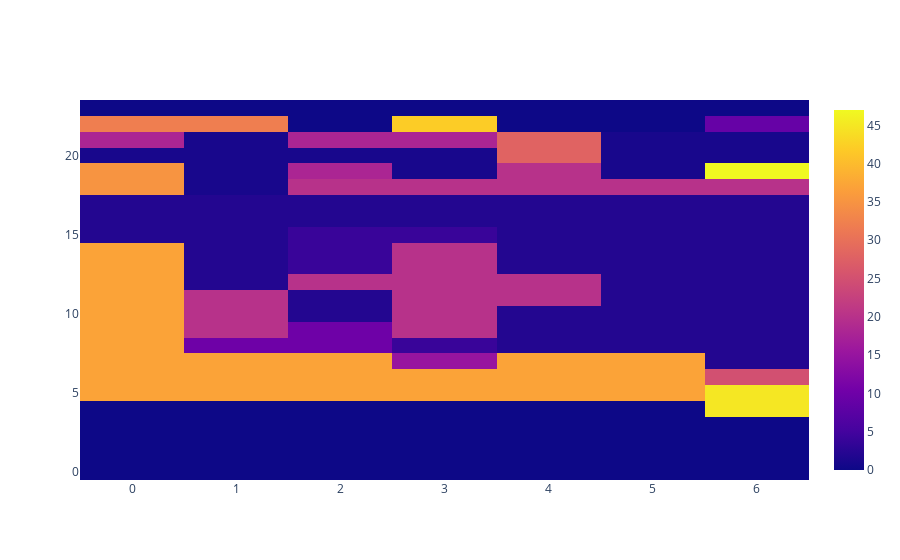

Notebook code cell kept with this figure:
### Code cell


### Figure 1 — Plotly figure (JSON) as saved in the notebook; plotly's stock layout.template omitted (floating-point values rounded to 4 significant figures; data arrays with more than 128 entries replaced by an {"elided": "..."} marker saying what was removed)
{"data": [{"hoverongaps": false, "type": "heatmap", "x": [0, 1, 2, 3, 4, 5, 6], "y": [0, 1, 2, 3, 4, 5, 6, 7, 8, 9, 10, 11, 12, 13, 14, 15, 16, 17, 18, 19, 20, 21, 22, 23], "z": {"elided": "24x7 int values"}}], "layout": {}}
